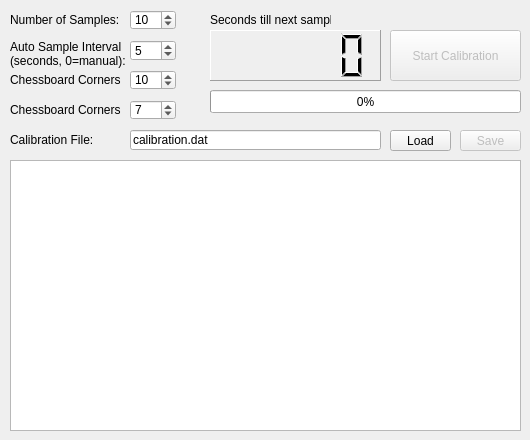
<?xml version="1.0" encoding="UTF-8"?>
<ui version="4.0">
 <class>MainWindow</class>
 <widget class="QMainWindow" name="MainWindow">
  <property name="geometry">
   <rect>
    <x>0</x>
    <y>0</y>
    <width>530</width>
    <height>440</height>
   </rect>
  </property>
  <property name="sizePolicy">
   <sizepolicy hsizetype="Preferred" vsizetype="Preferred">
    <horstretch>0</horstretch>
    <verstretch>0</verstretch>
   </sizepolicy>
  </property>
  <property name="minimumSize">
   <size>
    <width>200</width>
    <height>200</height>
   </size>
  </property>
  <property name="windowTitle">
   <string>Stereo Calibration</string>
  </property>
  <widget class="QWidget" name="centralWidget">
   <widget class="QPlainTextEdit" name="plainTextEditTrace">
    <property name="geometry">
     <rect>
      <x>10</x>
      <y>160</y>
      <width>511</width>
      <height>271</height>
     </rect>
    </property>
    <property name="sizePolicy">
     <sizepolicy hsizetype="Expanding" vsizetype="Expanding">
      <horstretch>0</horstretch>
      <verstretch>0</verstretch>
     </sizepolicy>
    </property>
    <property name="readOnly">
     <bool>true</bool>
    </property>
    <property name="maximumBlockCount">
     <number>1000</number>
    </property>
   </widget>
   <widget class="QPushButton" name="pushButtonCalibrate">
    <property name="enabled">
     <bool>false</bool>
    </property>
    <property name="geometry">
     <rect>
      <x>390</x>
      <y>30</y>
      <width>131</width>
      <height>51</height>
     </rect>
    </property>
    <property name="text">
     <string>Start Calibration</string>
    </property>
   </widget>
   <widget class="QSpinBox" name="spinBoxSampleCount">
    <property name="geometry">
     <rect>
      <x>130</x>
      <y>10</y>
      <width>46</width>
      <height>20</height>
     </rect>
    </property>
    <property name="minimum">
     <number>3</number>
    </property>
    <property name="value">
     <number>10</number>
    </property>
   </widget>
   <widget class="QLabel" name="label">
    <property name="geometry">
     <rect>
      <x>10</x>
      <y>10</y>
      <width>111</width>
      <height>20</height>
     </rect>
    </property>
    <property name="text">
     <string>Number of Samples:</string>
    </property>
   </widget>
   <widget class="QLabel" name="label_2">
    <property name="geometry">
     <rect>
      <x>10</x>
      <y>40</y>
      <width>141</width>
      <height>31</height>
     </rect>
    </property>
    <property name="text">
     <string>Auto Sample Interval (seconds, 0=manual):</string>
    </property>
    <property name="alignment">
     <set>Qt::AlignLeading|Qt::AlignLeft|Qt::AlignTop</set>
    </property>
    <property name="wordWrap">
     <bool>true</bool>
    </property>
   </widget>
   <widget class="QSpinBox" name="spinBoxInterval">
    <property name="geometry">
     <rect>
      <x>130</x>
      <y>40</y>
      <width>46</width>
      <height>21</height>
     </rect>
    </property>
    <property name="minimum">
     <number>0</number>
    </property>
    <property name="value">
     <number>5</number>
    </property>
   </widget>
   <widget class="QLabel" name="label_3">
    <property name="geometry">
     <rect>
      <x>10</x>
      <y>70</y>
      <width>111</width>
      <height>20</height>
     </rect>
    </property>
    <property name="text">
     <string>Chessboard Corners X:</string>
    </property>
   </widget>
   <widget class="QLabel" name="label_4">
    <property name="geometry">
     <rect>
      <x>10</x>
      <y>100</y>
      <width>111</width>
      <height>20</height>
     </rect>
    </property>
    <property name="text">
     <string>Chessboard Corners X:</string>
    </property>
   </widget>
   <widget class="QSpinBox" name="spinBoxCornersX">
    <property name="geometry">
     <rect>
      <x>130</x>
      <y>70</y>
      <width>46</width>
      <height>20</height>
     </rect>
    </property>
    <property name="minimum">
     <number>3</number>
    </property>
    <property name="value">
     <number>10</number>
    </property>
   </widget>
   <widget class="QSpinBox" name="spinBoxCornersY">
    <property name="geometry">
     <rect>
      <x>130</x>
      <y>100</y>
      <width>46</width>
      <height>20</height>
     </rect>
    </property>
    <property name="minimum">
     <number>3</number>
    </property>
    <property name="value">
     <number>7</number>
    </property>
   </widget>
   <widget class="QLabel" name="label_5">
    <property name="geometry">
     <rect>
      <x>10</x>
      <y>130</y>
      <width>111</width>
      <height>20</height>
     </rect>
    </property>
    <property name="text">
     <string>Calibration File:</string>
    </property>
   </widget>
   <widget class="QLineEdit" name="lineEditFilename">
    <property name="geometry">
     <rect>
      <x>130</x>
      <y>130</y>
      <width>251</width>
      <height>20</height>
     </rect>
    </property>
    <property name="text">
     <string>calibration.dat</string>
    </property>
   </widget>
   <widget class="QPushButton" name="pushButtonLoad">
    <property name="enabled">
     <bool>true</bool>
    </property>
    <property name="geometry">
     <rect>
      <x>390</x>
      <y>130</y>
      <width>61</width>
      <height>21</height>
     </rect>
    </property>
    <property name="text">
     <string>Load</string>
    </property>
   </widget>
   <widget class="QPushButton" name="pushButtonSave">
    <property name="enabled">
     <bool>false</bool>
    </property>
    <property name="geometry">
     <rect>
      <x>460</x>
      <y>130</y>
      <width>61</width>
      <height>21</height>
     </rect>
    </property>
    <property name="text">
     <string>Save</string>
    </property>
   </widget>
   <widget class="QLabel" name="labelSampleTimeout">
    <property name="geometry">
     <rect>
      <x>210</x>
      <y>10</y>
      <width>121</width>
      <height>20</height>
     </rect>
    </property>
    <property name="text">
     <string>Seconds till next sample:</string>
    </property>
   </widget>
   <widget class="QProgressBar" name="progressBar">
    <property name="geometry">
     <rect>
      <x>210</x>
      <y>90</y>
      <width>311</width>
      <height>23</height>
     </rect>
    </property>
    <property name="value">
     <number>0</number>
    </property>
   </widget>
   <widget class="QLCDNumber" name="lcdNumber">
    <property name="geometry">
     <rect>
      <x>210</x>
      <y>30</y>
      <width>171</width>
      <height>51</height>
     </rect>
    </property>
    <property name="frameShape">
     <enum>QFrame::Panel</enum>
    </property>
    <property name="frameShadow">
     <enum>QFrame::Raised</enum>
    </property>
    <property name="lineWidth">
     <number>1</number>
    </property>
    <property name="smallDecimalPoint">
     <bool>true</bool>
    </property>
    <property name="segmentStyle">
     <enum>QLCDNumber::Filled</enum>
    </property>
   </widget>
  </widget>
 </widget>
 <layoutdefault spacing="6" margin="11"/>
 <resources/>
 <connections/>
</ui>
